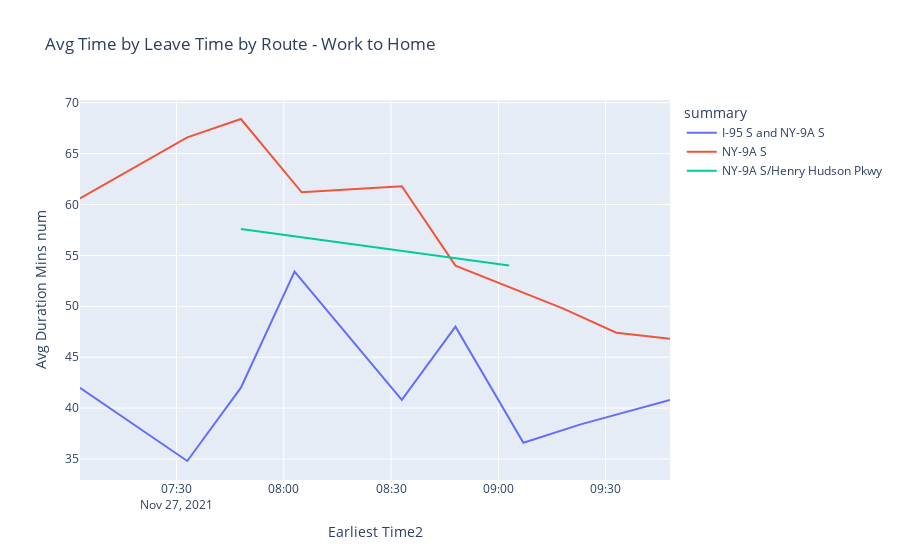

Source (notebook cell):
### Code cell
px.line(summary_gb2, 'Earliest Time2', 'Avg Duration Mins num'
       , color='summary'
       , title = "Avg Time to dest by Leave Time by Route - " + routename)

### Figure 1 — Plotly figure (JSON) as saved in the notebook; plotly's stock layout.template omitted (floating-point values rounded to 4 significant figures)
{"data": [{"hovertemplate": "summary=I-95 S and NY-9A S<br>Earliest Time2=%{x}<br>Avg Duration Mins num=%{y}<extra></extra>", "legendgroup": "I-95 S and NY-9A S", "line": {"color": "#636efa", "dash": "solid"}, "mode": "lines", "name": "I-95 S and NY-9A S", "orientation": "v", "showlegend": true, "type": "scatter", "x": ["2021-11-27T07:03:00", "2021-11-27T07:33:00", "2021-11-27T07:48:00", "2021-11-27T08:03:00", "2021-11-27T08:33:00", "2021-11-27T08:48:00", "2021-11-27T09:07:00", "2021-11-27T09:23:00", "2021-11-27T09:48:00"], "xaxis": "x", "y": [42, 34.8, 42, 53.4, 40.8, 48, 36.6, 38.4, 40.8], "yaxis": "y"}, {"hovertemplate": "summary=NY-9A S<br>Earliest Time2=%{x}<br>Avg Duration Mins num=%{y}<extra></extra>", "legendgroup": "NY-9A S", "line": {"color": "#EF553B", "dash": "solid"}, "mode": "lines", "name": "NY-9A S", "orientation": "v", "showlegend": true, "type": "scatter", "x": ["2021-11-27T07:03:00", "2021-11-27T07:33:00", "2021-11-27T07:48:00", "2021-11-27T08:05:00", "2021-11-27T08:33:00", "2021-11-27T08:48:00", "2021-11-27T09:18:00", "2021-11-27T09:33:00", "2021-11-27T09:48:00"], "xaxis": "x", "y": [60.6, 66.6, 68.4, 61.2, 61.8, 54, 49.8, 47.4, 46.8], "yaxis": "y"}, {"hovertemplate": "summary=NY-9A S/Henry Hudson Pkwy<br>Earliest Time2=%{x}<br>Avg Duration Mins num=%{y}<extra></extra>", "legendgroup": "NY-9A S/Henry Hudson Pkwy", "line": {"color": "#00cc96", "dash": "solid"}, "mode": "lines", "name": "NY-9A S/Henry Hudson Pkwy", "orientation": "v", "showlegend": true, "type": "scatter", "x": ["2021-11-27T07:48:00", "2021-11-27T09:03:00"], "xaxis": "x", "y": [57.6, 54], "yaxis": "y"}], "layout": {"legend": {"title": {"text": "summary"}, "tracegroupgap": 0}, "title": {"text": "Avg Time by Leave Time by Route - Work to Home"}, "xaxis": {"anchor": "y", "domain": [0, 1], "title": {"text": "Earliest Time2"}}, "yaxis": {"anchor": "x", "domain": [0, 1], "title": {"text": "Avg Duration Mins num"}}}}
